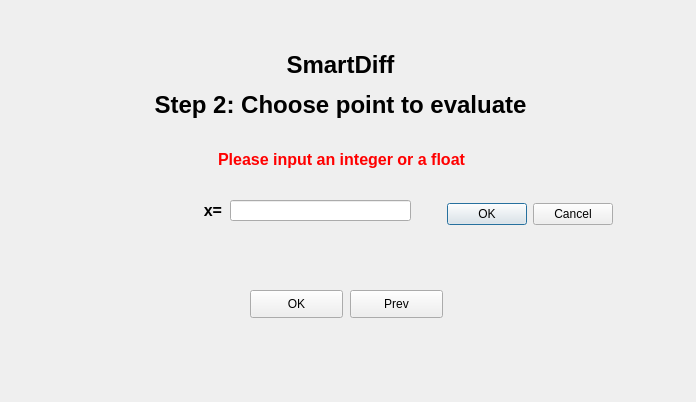
<?xml version="1.0" encoding="UTF-8"?>
<ui version="4.0">
 <class>Dialog</class>
 <widget class="QDialog" name="Dialog">
  <property name="geometry">
   <rect>
    <x>0</x>
    <y>0</y>
    <width>696</width>
    <height>402</height>
   </rect>
  </property>
  <property name="windowTitle">
   <string>Dialog</string>
  </property>
  <widget class="QLabel" name="Title">
   <property name="geometry">
    <rect>
     <x>40</x>
     <y>40</y>
     <width>601</width>
     <height>91</height>
    </rect>
   </property>
   <property name="text">
    <string>&lt;html&gt;&lt;head/&gt;&lt;body&gt;&lt;p align=&quot;center&quot;&gt;&lt;span style=&quot; font-size:18pt; font-weight:600;&quot;&gt;SmartDiff&lt;/span&gt;&lt;/p&gt;&lt;p align=&quot;center&quot;&gt;&lt;span style=&quot; font-size:18pt; font-weight:600;&quot;&gt;Step 2: Choose point to evaluate&lt;/span&gt;&lt;/p&gt;&lt;/body&gt;&lt;/html&gt;</string>
   </property>
   <property name="textFormat">
    <enum>Qt::RichText</enum>
   </property>
  </widget>
  <widget class="QLabel" name="xlabel">
   <property name="geometry">
    <rect>
     <x>150</x>
     <y>200</y>
     <width>72</width>
     <height>21</height>
    </rect>
   </property>
   <property name="text">
    <string>&lt;html&gt;&lt;head/&gt;&lt;body&gt;&lt;p align=&quot;right&quot;&gt;&lt;span style=&quot; font-size:12pt; font-weight:600;&quot;&gt;x=&lt;/span&gt;&lt;/p&gt;&lt;/body&gt;&lt;/html&gt;</string>
   </property>
  </widget>
  <widget class="QLineEdit" name="xVal">
   <property name="geometry">
    <rect>
     <x>230</x>
     <y>200</y>
     <width>181</width>
     <height>21</height>
    </rect>
   </property>
   <property name="text">
    <string extracomment="default is 0"/>
   </property>
   <property name="placeholderText">
    <string extracomment="Default is 0"/>
   </property>
  </widget>
  <widget class="QPushButton" name="OKButton">
   <property name="geometry">
    <rect>
     <x>250</x>
     <y>290</y>
     <width>93</width>
     <height>28</height>
    </rect>
   </property>
   <property name="text">
    <string>OK</string>
   </property>
  </widget>
  <widget class="QPushButton" name="prevButton">
   <property name="geometry">
    <rect>
     <x>350</x>
     <y>290</y>
     <width>93</width>
     <height>28</height>
    </rect>
   </property>
   <property name="text">
    <string>Prev</string>
   </property>
  </widget>
  <widget class="QLabel" name="label">
   <property name="geometry">
    <rect>
     <x>101</x>
     <y>150</y>
     <width>481</width>
     <height>20</height>
    </rect>
   </property>
   <property name="text">
    <string>&lt;html&gt;&lt;head/&gt;&lt;body&gt;&lt;p align=&quot;center&quot;&gt;&lt;span style=&quot; font-size:12pt; font-weight:600; color:#ff0000;&quot;&gt;Please input an integer or a float&lt;/span&gt;&lt;/p&gt;&lt;/body&gt;&lt;/html&gt;</string>
   </property>
  </widget>
  <widget class="QDialogButtonBox" name="buttonBox">
   <property name="geometry">
    <rect>
     <x>420</x>
     <y>200</y>
     <width>193</width>
     <height>28</height>
    </rect>
   </property>
   <property name="standardButtons">
    <set>QDialogButtonBox::Cancel|QDialogButtonBox::Ok</set>
   </property>
  </widget>
 </widget>
 <resources/>
 <connections/>
</ui>
